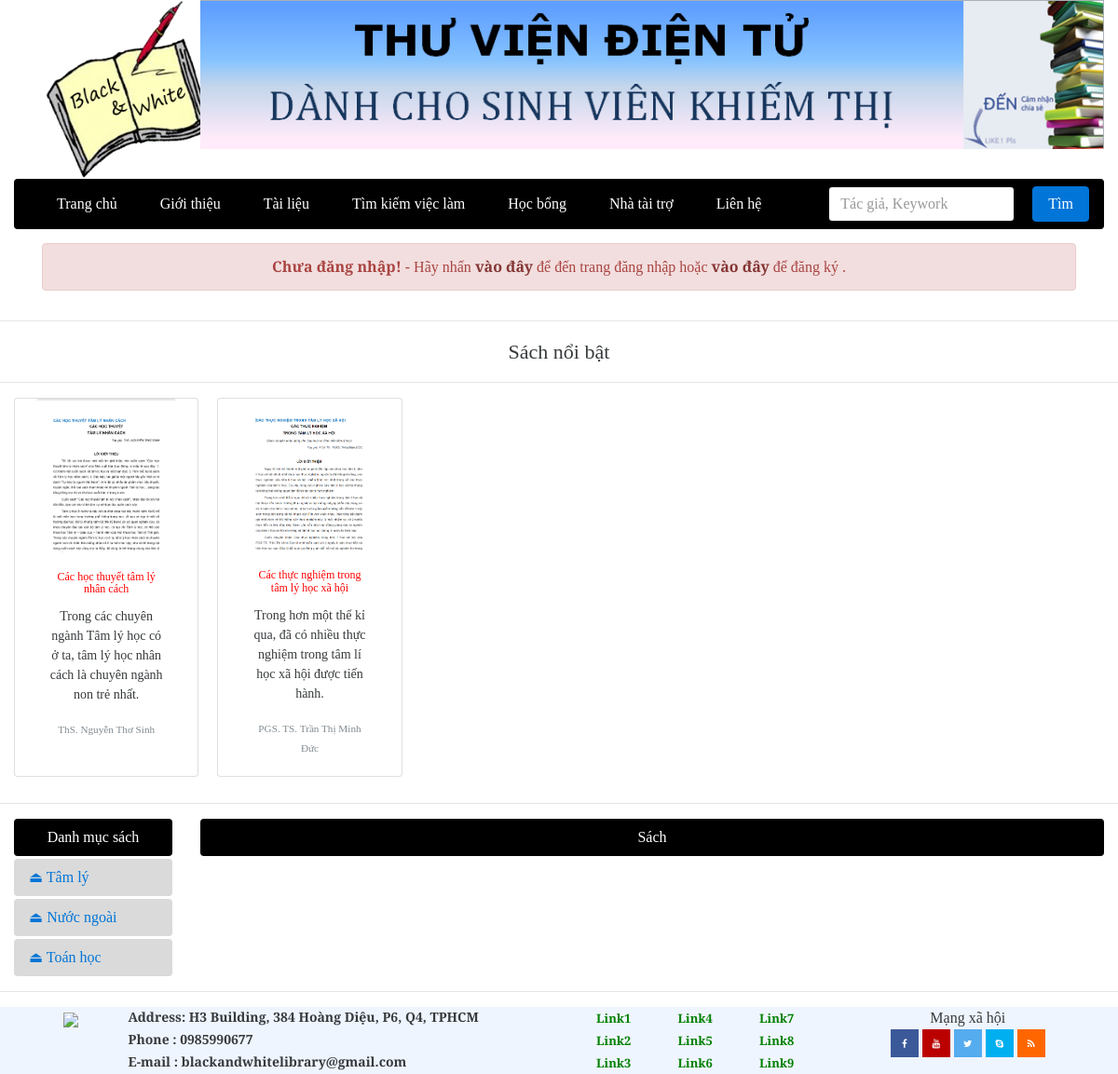
The app's page /index.php?danh-muc=nuoc-ngoai&id=2, older data.
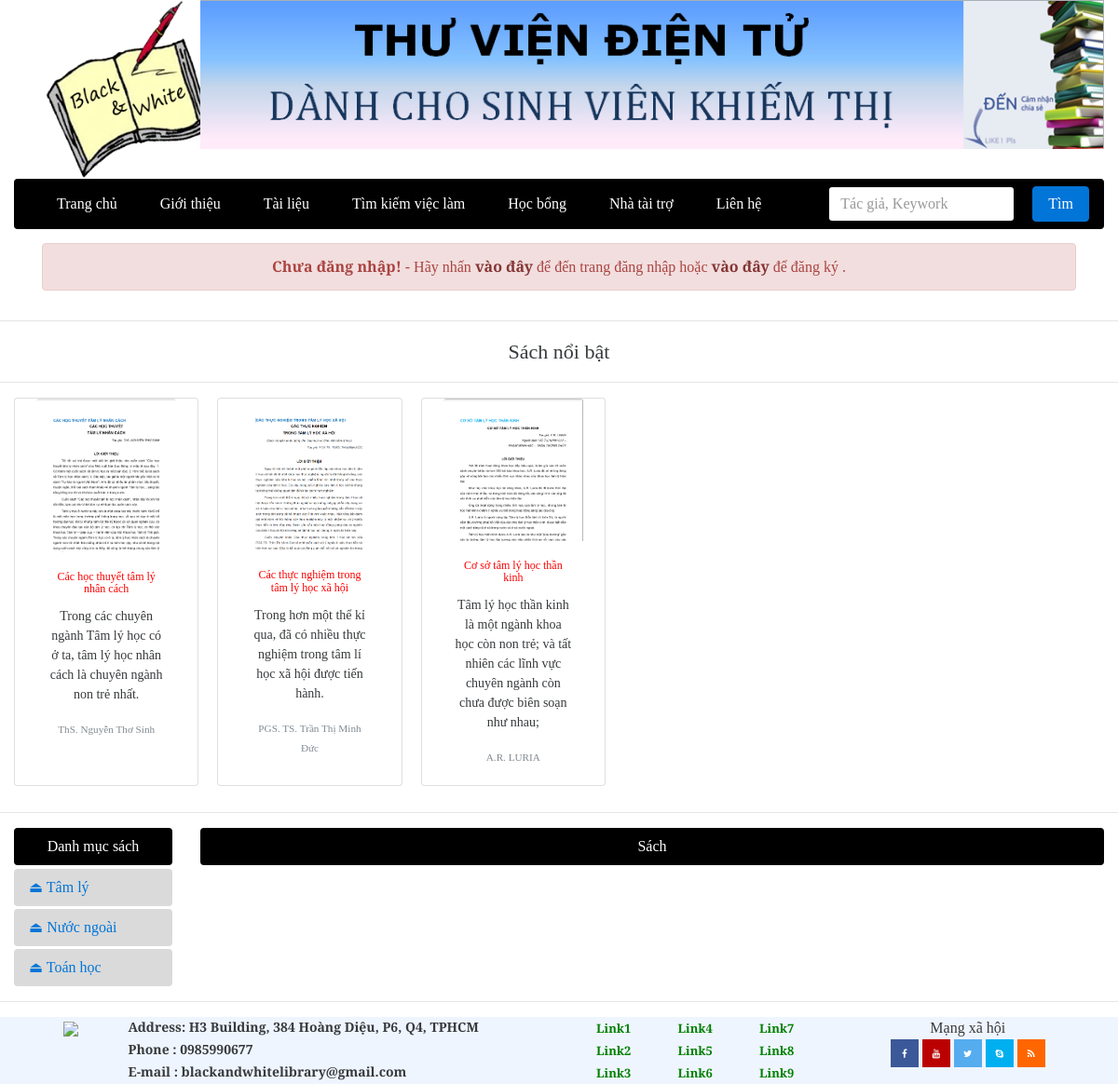
The same page, newer data.
### tables this page shows
CREATE TABLE `books` (
  `bookid` int(100) NOT NULL,
  `bookname` varchar(255) NOT NULL,
  `author` int(100) NOT NULL,
  `nxb` varchar(255) DEFAULT NULL,
  `year` int(100) DEFAULT NULL,
  `filename` varchar(255) NOT NULL,
  `link` text NOT NULL,
  `download` varchar(255) DEFAULT NULL,
  `des` text NOT NULL,
  `catid` int(10) NOT NULL,
  `spec` tinyint(1) NOT NULL,
  `credits` tinyint(1) NOT NULL COMMENT 'bản quyền'
);

CREATE TABLE `author` (
  `authorid` int(100) NOT NULL,
  `authorname` varchar(255) NOT NULL
);

CREATE TABLE `category` (
  `catid` int(10) NOT NULL,
  `catname` varchar(200) NOT NULL,
  `catnameseo` varchar(200) NOT NULL
);

### class/Db.class.php (called while the page is built, shortened)
<?php
class Db{
	private $conn = null;
	public function __construct()
	{
		$host ="mysql:host=". HOST."; dbname=". DB_NAME;
		try
		{
			$this->conn = new PDO($host, DB_USER, DB_PASS);
			$this->conn->query("set names 'utf8' ");
		}
		catch (PDOException $e)
		{
			echo "Không thể kết nối cơ sở dữ liệu";
		}
	}
	public function __destruct()
	{
		$this->conn = null;
	}
	private function query($sql, $arr = array(), $mode = PDO::FETCH_ASSOC)
	{
		$pre = $this->conn->prepare($sql);
		if(!$pre->execute($arr))
		{
			echo "Không thể thực thi"; exit;
		}
		return $pre->fetchAll($mode);
	}
	public function select($sql, $arr = array(), $mode = PDO::FETCH_ASSOC)
	{
		return $this->query($sql, $arr, $mode);
	}
}
?>

### include/favorite.php (the view)
<hr>
<p class="display-4 text-sm-center">Sách nổi bật</p>
<hr>
<div class="container-fluid favorite">
  <div class="row">
      <div class="col-xs-12 text-sm-center">
        <div class="card-deck-wrapper">
          <div class="card-deck">
            <?php
            $sql = "SELECT * FROM books INNER JOIN author ON books.author = author.authorid WHERE spec = 1 AND credits =0";
            $obj = new Db();
            $rows = $obj->select($sql);
            foreach ($rows as $row) {
            ?>
            <div class="card col-sm-2">
              <img class="card-img-top" src="upload/<?php echo $row['filename'];?>" alt="<?php echo $row['des'];?>" width="150px">
              <div class="card-block">
                <h4 class="card-title"><?php echo $row['bookname'];?></h4>
                <p class="card-text"><?php echo $row['des'];?></p>
                <p class="card-text"><small class="text-muted"><?php echo $row['authorname'];?></small></p>
              </div>
            </div>
            <?php } ?>
          </div>
        </div>
      </div>
  </div>
</div>
<hr>

### include/leftmenu.php
<div class="col-sm-2 menu-left">
  <ul class="nav nav-pills nav-stacked">
    <li class="nav-item">
      <div href="#" class="nav-link active category">Danh mục sách</div>
    </li>
    <?php
    $sql = "SELECT * FROM category";
    $obj = new Db();
    $rows = $obj->select($sql);
    foreach ($rows as $row) {
    ?>
    <li class="nav-item">
       <a href="index.php?danh-muc=<?php echo $row['catnameseo']; ?>&id=<?php echo $row['catid']; ?>" class="nav-link"><span class="glyphicon glyphicon-th"></span>⏏ <?php echo $row['catname']; ?></a>
    </li>
    <?php } ?>
  </ul>
</div>

Row changes from the older to the newer data that the page shows:
added books: filename (picture), bookname "Cơ sở tâm lý học thần kinh", des "Tâm lý học thần kinh là một ngành khoa học còn non trẻ; và tất nhiên các lĩnh vực chuyên ngành còn chưa được biên soạn như nhau;", author.authorname "A.R. LURIA"
